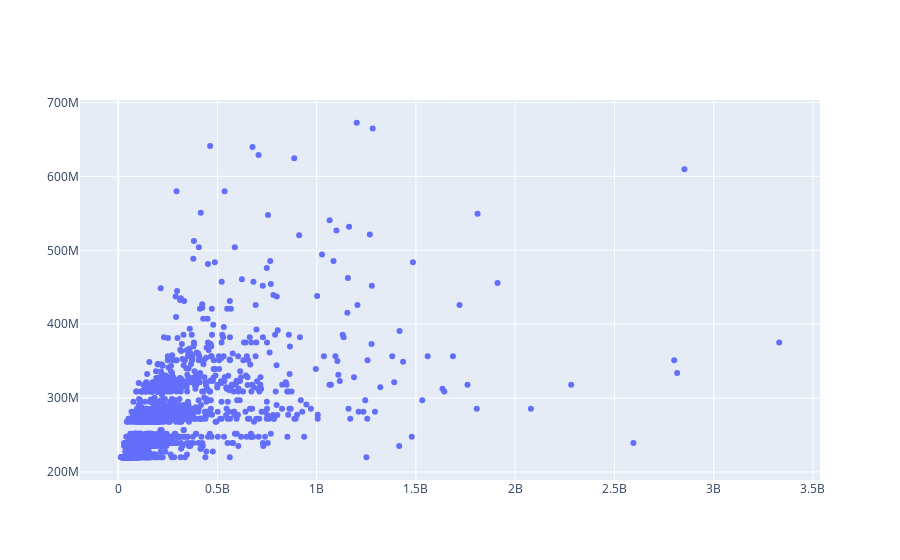

The cell this chart's notebook holds for it:
### Markdown cell above
### Sell Volume
target: sell_volume_-1

feature: "_-1" 로 끝나는 feature를 제외한 모든 feature

### Code cell
feature = "sell_volume_-1"
lgb_model, x_train, y_train, x_valid, y_valid = lgb_train(train_df, feature)
y_valid_pred = lgb_model.predict(x_valid)
rmse = (((y_valid - y_valid_pred) ** 2).mean())
print(rmse)
fig = make_subplots(rows=1, cols=1)
fig.add_trace(go.Scatter(x=y_valid, y=y_valid_pred, mode="markers"), row=1, col=1)

### Figure 1 — Plotly figure (JSON) as saved in the notebook; plotly's stock layout.template omitted (floating-point values rounded to 4 significant figures; data arrays with more than 128 entries replaced by an {"elided": "..."} marker saying what was removed)
{"data": [{"mode": "markers", "type": "scatter", "x": {"elided": "1752 float values"}, "xaxis": "x", "y": {"elided": "1752 float values"}, "yaxis": "y"}], "layout": {"xaxis": {"anchor": "y", "domain": [0, 1]}, "yaxis": {"anchor": "x", "domain": [0, 1]}}}
